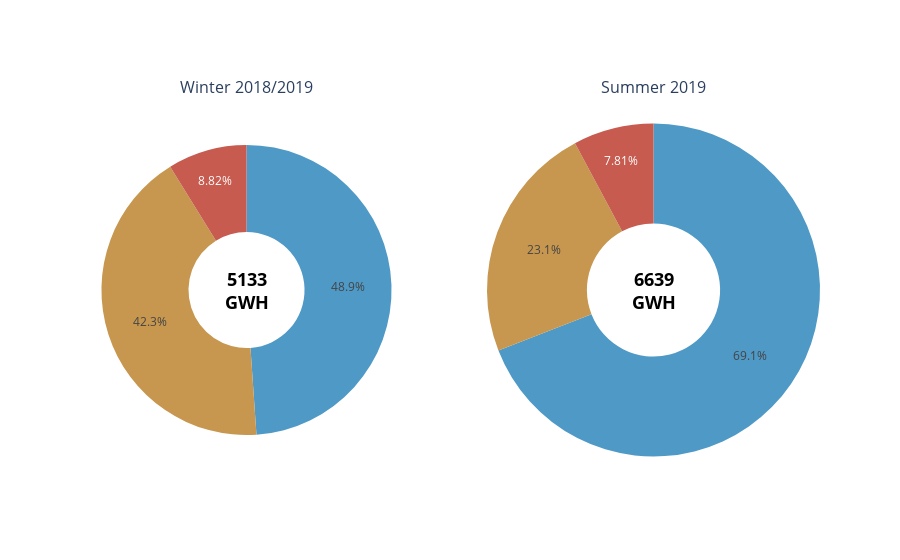

Notebook code for this chart:
### Code cell
labels = ["Hydro", "Nuclear", "Therm and Renewables"]
colors = ["#4F99C7", "#C7974F", "#C75B4F"]

fig = make_subplots(1, 2, specs=[[{'type':'domain'}, {'type':'domain'}]],
                    subplot_titles=['Winter 2018/2019', 'Summer 2019'])
fig.add_trace(go.Pie(labels=labels, values=df_winter_avg, scalegroup='one', marker_colors=colors,
                     name="Winter 2018/2019", direction ='clockwise', sort=True), 1, 1)
fig.add_trace(go.Pie(labels=labels, values=df_summer_avg, scalegroup='one', marker_colors=colors,
                     name="Summer 2019", direction ='clockwise', sort=True), 1, 2)

fig.update_traces(hole=.4, hoverinfo="label+percent+name")
fig.update(layout_showlegend=False)
fig.add_annotation(
    dict(
        font=dict(color="black",size=18),
        x=0.225,
        y=0.5,
        textangle=0,
        align="center",
        xanchor="center",
        yanchor="middle",
        showarrow=False,
        text=f'<b>{df_winter_total_avg}<br>GWH<b>',
    )
)
fig.add_annotation(
    dict(
        font=dict(color="black",size=18),
        x=0.775,
        y=0.5,
        textangle=0,
        align="center",
        xanchor="center",
        yanchor="middle",
        showarrow=False,
        text=f'<b>{df_summer_total_avg}<br>GWH<b>',
    )
)

fig.show()

### Figure 1 — Plotly figure (JSON) as saved in the notebook; plotly's stock layout.template omitted (floating-point values rounded to 4 significant figures)
{"data": [{"direction": "clockwise", "domain": {"x": [0, 0.45], "y": [0, 1]}, "hole": 0.4, "hoverinfo": "label+percent+name", "labels": ["Hydro", "Nuclear", "Therm and Renewables"], "marker": {"colors": ["#4F99C7", "#C7974F", "#C75B4F"]}, "name": "Winter 2018/2019", "scalegroup": "one", "sort": true, "type": "pie", "values": [2633.0, 2277.0, 474.7]}, {"direction": "clockwise", "domain": {"x": [0.55, 1], "y": [0, 1]}, "hole": 0.4, "hoverinfo": "label+percent+name", "labels": ["Hydro", "Nuclear", "Therm and Renewables"], "marker": {"colors": ["#4F99C7", "#C7974F", "#C75B4F"]}, "name": "Summer 2019", "scalegroup": "one", "sort": true, "type": "pie", "values": [4901.0, 1640, 554.3]}], "layout": {"annotations": [{"font": {"size": 16}, "showarrow": false, "text": "Winter 2018/2019", "x": 0.225, "xanchor": "center", "xref": "paper", "y": 1, "yanchor": "bottom", "yref": "paper"}, {"font": {"size": 16}, "showarrow": false, "text": "Summer 2019", "x": 0.775, "xanchor": "center", "xref": "paper", "y": 1, "yanchor": "bottom", "yref": "paper"}, {"align": "center", "font": {"color": "black", "size": 18}, "showarrow": false, "text": "<b>5133<br>GWH<b>", "textangle": 0, "x": 0.225, "xanchor": "center", "y": 0.5, "yanchor": "middle"}, {"align": "center", "font": {"color": "black", "size": 18}, "showarrow": false, "text": "<b>6639<br>GWH<b>", "textangle": 0, "x": 0.775, "xanchor": "center", "y": 0.5, "yanchor": "middle"}], "showlegend": false}}
